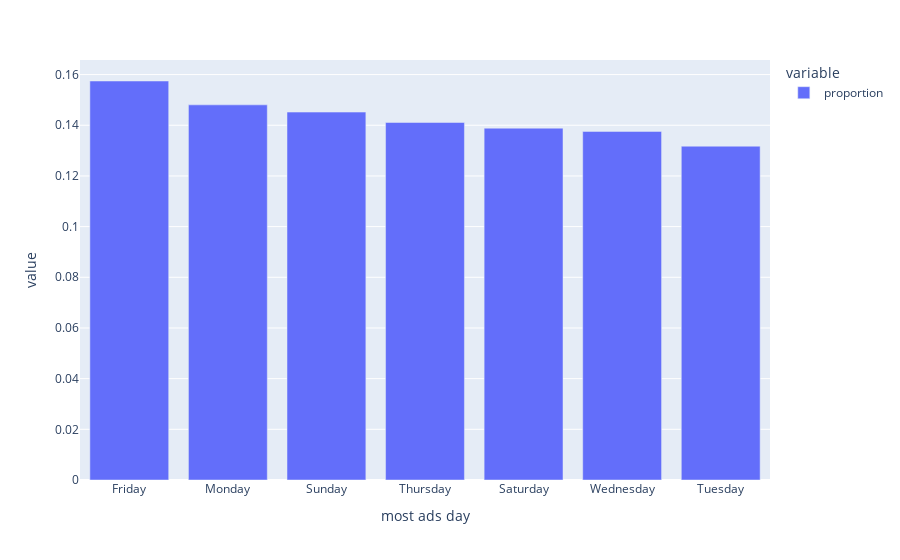

The notebook cell this image was saved under:
### Code cell
px.bar(data_frame=df["most ads day"].value_counts(normalize=True))

### Figure 1 — Plotly figure (JSON) as saved in the notebook; plotly's stock layout.template omitted (floating-point values rounded to 4 significant figures)
{"data": [{"alignmentgroup": "True", "hovertemplate": "variable=proportion<br>most ads day=%{x}<br>value=%{y}<extra></extra>", "legendgroup": "proportion", "marker": {"color": "#636efa", "pattern": {"shape": ""}}, "name": "proportion", "offsetgroup": "proportion", "orientation": "v", "showlegend": true, "textposition": "auto", "type": "bar", "x": ["Friday", "Monday", "Sunday", "Thursday", "Saturday", "Wednesday", "Tuesday"], "xaxis": "x", "y": [0.1575, 0.1481, 0.1452, 0.1411, 0.1389, 0.1376, 0.1317], "yaxis": "y"}], "layout": {"barmode": "relative", "legend": {"title": {"text": "variable"}, "tracegroupgap": 0}, "margin": {"t": 60}, "xaxis": {"anchor": "y", "domain": [0, 1], "title": {"text": "most ads day"}}, "yaxis": {"anchor": "x", "domain": [0, 1], "title": {"text": "value"}}}}
